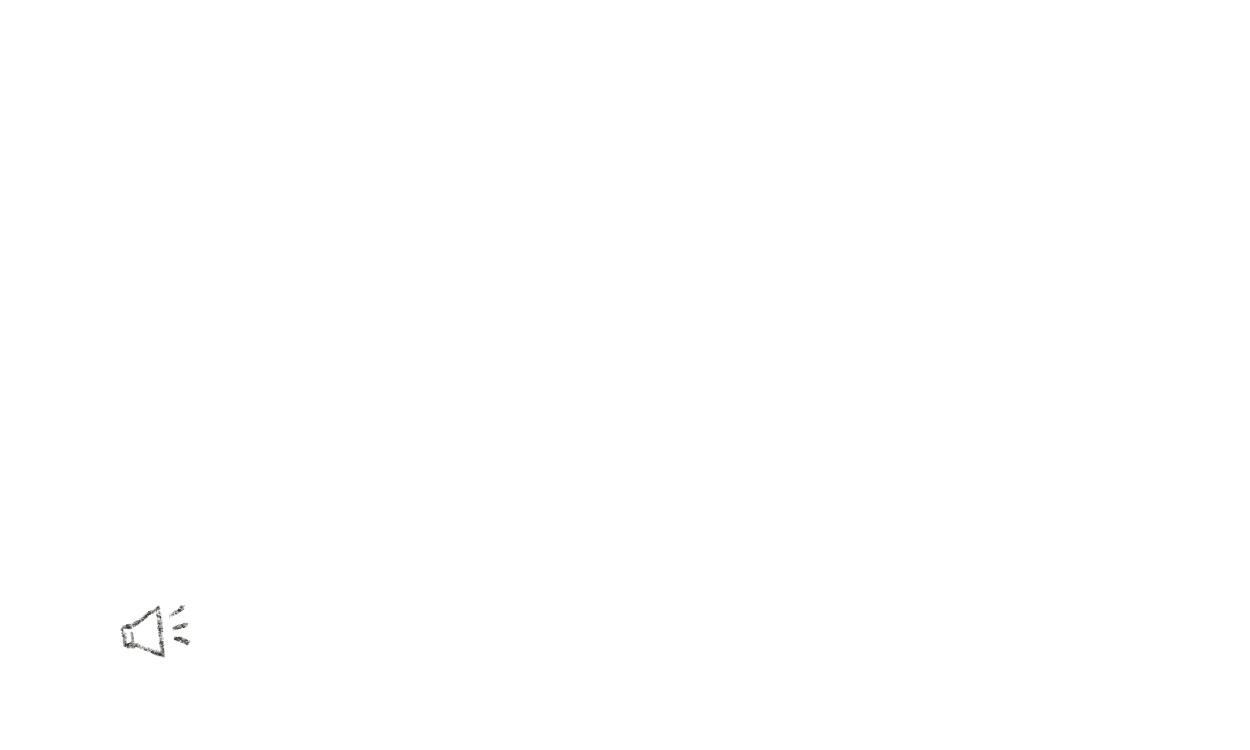
#> input picture Assets/Art/主界面-1等9项文件/主界面-2_new.png, 2500 x 1500 px, found by its file name (shown at 1/2 size)
$ python make_ui_preview.py
#> lines starting #> are read from the running program, lines starting #| are printed output that depends on the picture
"""把 _new 抠图结果叠在棋盘格上生成预览图，用于肉眼核对：
   - 背景是否干净（是否残白）
   - 文字/线稿内部的白色是否被保留（笔画是否被打穿）
"""
import os
from PIL import Image

BASE = r"D:\ugame\gamejam\Assets\Art"
OUT = r"D:\ugame\gamejam\tools\ui_preview"
JOBS = [
    (r"主界面-1等9项文件", "主界面-2_new.png", "icon_music"),
    (r"主界面-1等9项文件", "主界面-3_new.png", "icon_settings"),
    (r"主界面-1等9项文件", "主界面-5_new.png", "text_quit"),
    (r"主界面-1等9项文件", "主界面-6_new.png", "text_start"),
    (r"主界面-1等9项文件", "主界面-7_new.png", "title"),
    (r"主界面-1等9项文件", "主界面-8_new.png", "deco_gourd"),
    (r"主界面-1等9项文件", "主界面-9_new.png", "deco_cat"),
    (r"音乐设置-1等9项文件", "音乐设置-2_new.png", "back_music"),
    (r"设置-1等5项文件", "设置-5_new.png", "back_settings"),
    (r"选关-1等10项文件", "选关-10_new.png", "back_choose"),
]


def checker(size, cell=24):
    w, h = size
    img = Image.new("RGB", (w, h), (200, 200, 200))
    px = img.load()
    for y in range(h):
        for x in range(w):
            if ((x // cell) + (y // cell)) % 2 == 0:
                px[x, y] = (150, 150, 150)
    return img


def main():
    os.makedirs(OUT, exist_ok=True)
    for sub, fname, tag in JOBS:
        src = os.path.join(BASE, sub, fname)
        if not os.path.isfile(src):
            print("缺少:", src)
            continue
        im = Image.open(src).convert("RGBA")
#> im is the input picture: PIL image 2500x1500 RGBA; mean R, G, B, A 254.9, 254.9, 254.9, 0.5
        bg = checker(im.size).convert("RGBA")
#> in checker, `img = Image.new("RGB", (w, h), (200, 200, 200))`: img: PIL image 2500x1500 RGB; every value is 200
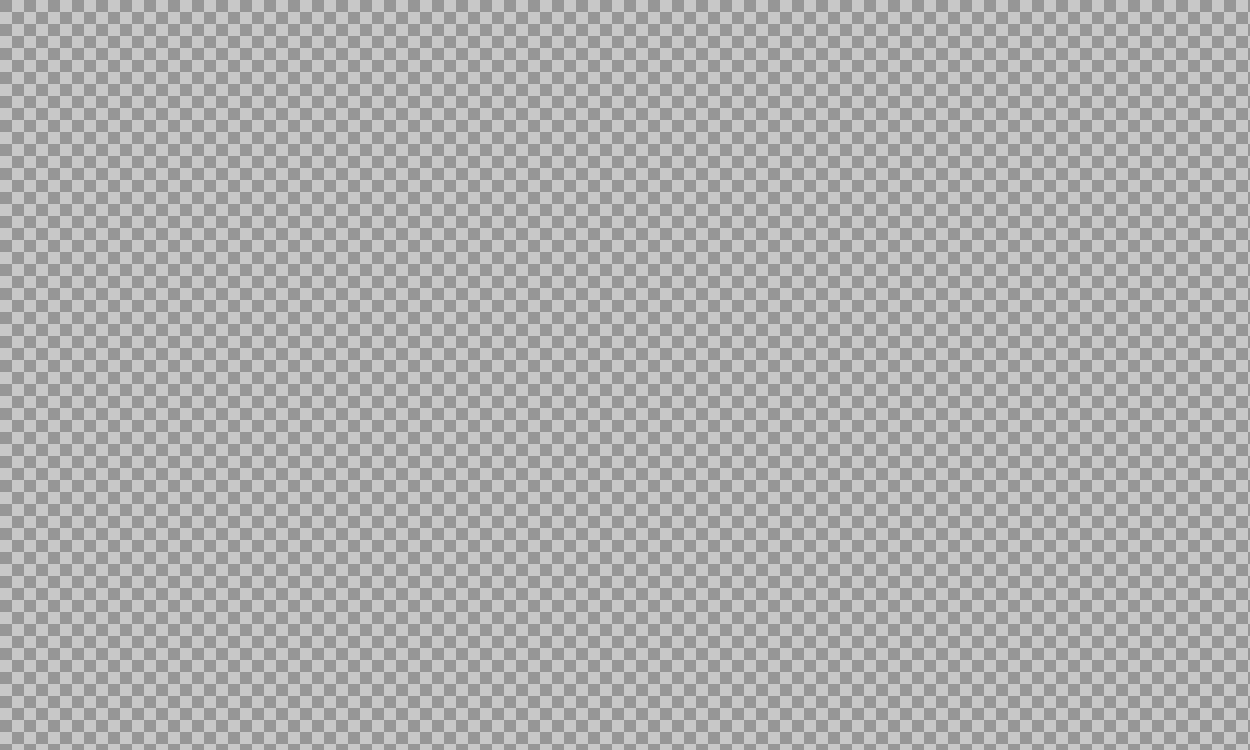
#> bg: PIL image 2500x1500 RGBA (shown at 1/2 size); mean R, G, B, A 175, 175, 175, 255
        comp = Image.alpha_composite(bg, im)

        # 裁到内容范围（带 20px 边距）再缩小，方便看细节
        bbox = im.getbbox()
#> bbox = (240, 1210, 381, 1318)
        if bbox:
            x0, y0, x1, y1 = bbox
#> x0 = 240; y0 = 1210; x1 = 381; y1 = 1318
            m = 30
            box = (max(0, x0 - m), max(0, y0 - m),
                   min(im.width, x1 + m), min(im.height, y1 + m))
#> box = (210, 1180, 411, 1348)
            comp = comp.crop(box)
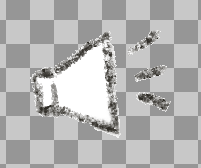
#> comp: PIL image 201x168 RGBA; mean R, G, B, A 179.6, 179.4, 179.1, 255
        if comp.width > 700:
            r = 700 / comp.width
            comp = comp.resize((700, max(1, int(comp.height * r))), Image.LANCZOS)
        dst = os.path.join(OUT, tag + ".png")
        comp.convert("RGB").save(dst, "PNG")
        print(f"{tag:<16} -> {dst}  ({comp.width}x{comp.height})")
#| icon_music       -> D:\ugame\gamejam\tools\ui_preview/icon_music.png  (201x168)
#> pass 3 of the loop in main, `for sub, fname, tag in JOBS:`:
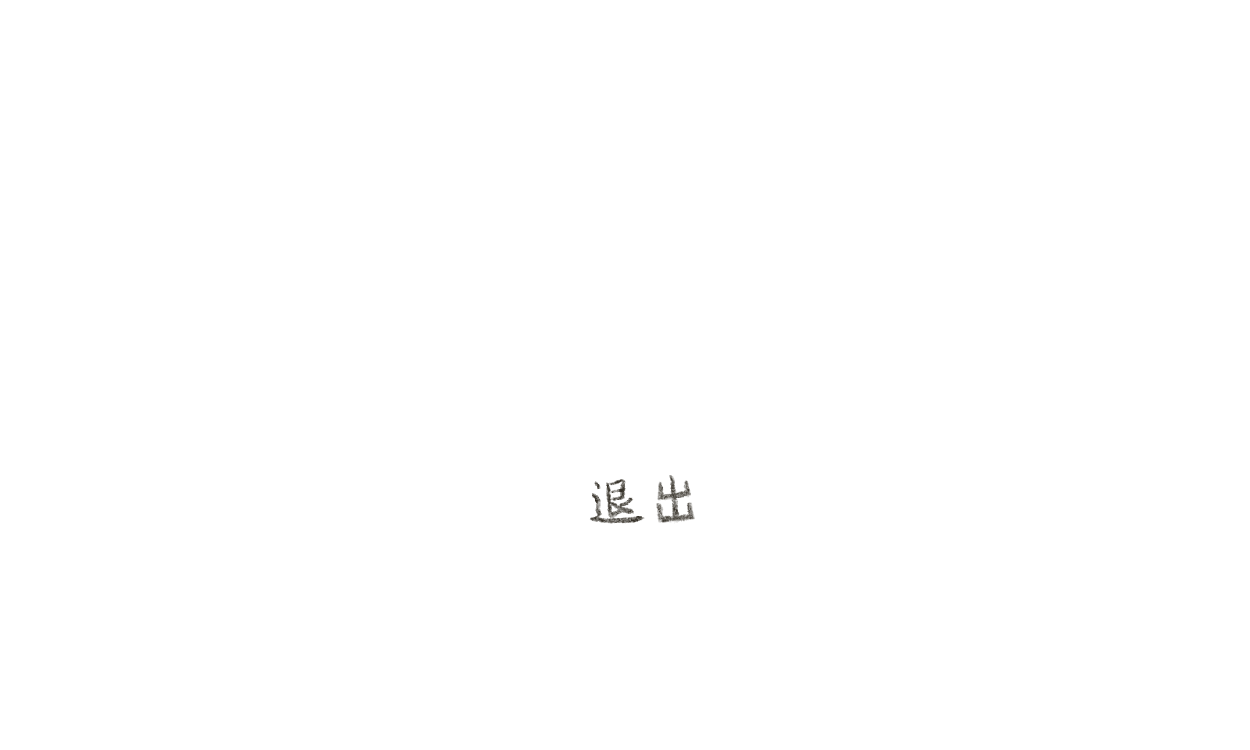
#> input picture Assets/Art/主界面-1等9项文件/主界面-5_new.png, 2500 x 1500 px, found by its file name (shown at 1/2 size)
#> in main, im is the input picture: PIL image 2500x1500 RGBA; mean R, G, B, A 254.8, 254.8, 254.8, 0.5
#> in main, `comp = Image.alpha_composite(bg, im)`:
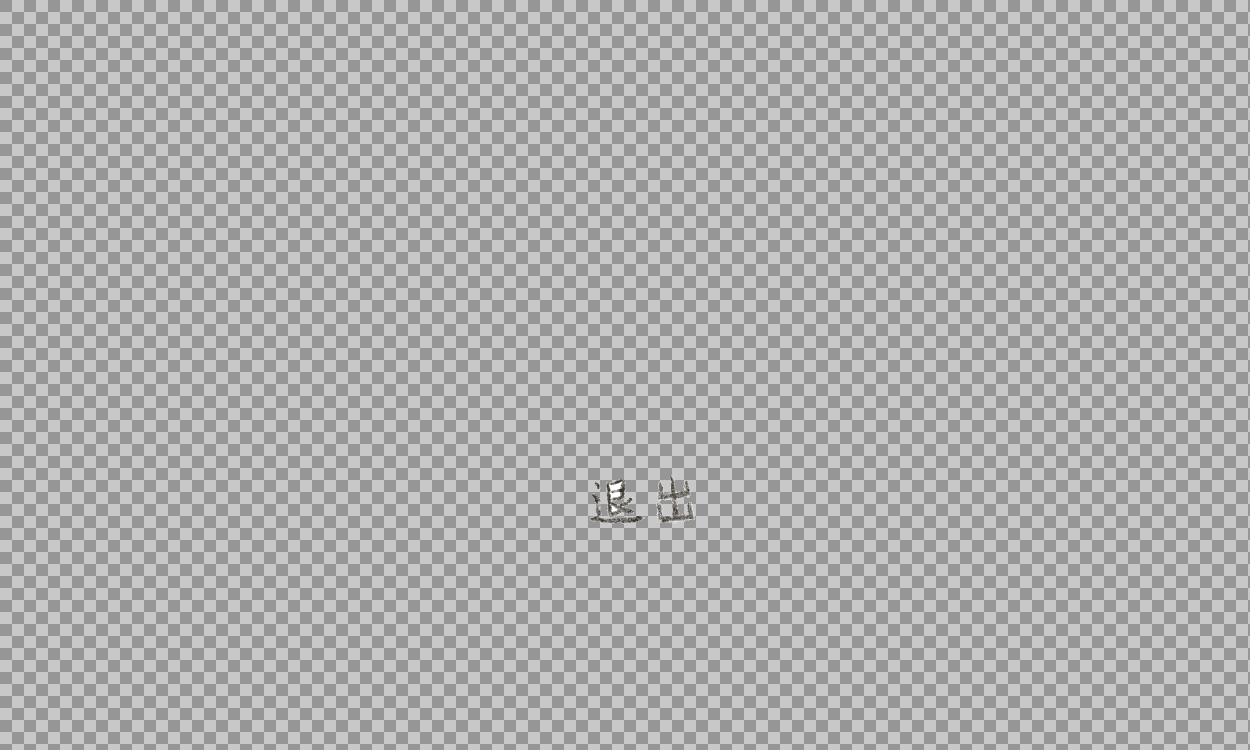
#> comp: PIL image 2500x1500 RGBA (shown at 1/2 size); mean R, G, B, A 174.9, 174.9, 174.9, 255
#> bbox = (1179, 950, 1390, 1047)
#> x0 = 1179; y0 = 950; x1 = 1390; y1 = 1047
#> box = (1149, 920, 1420, 1077)
#> in main, `comp = comp.crop(box)`:
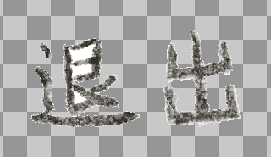
#> comp: PIL image 271x157 RGBA; mean R, G, B, A 168.9, 168.5, 167.6, 255
#| text_quit        -> D:\ugame\gamejam\tools\ui_preview/text_quit.png  (271x157)
#> the loop made 10 passes; the first 3 are shown


if __name__ == "__main__":
    main()
